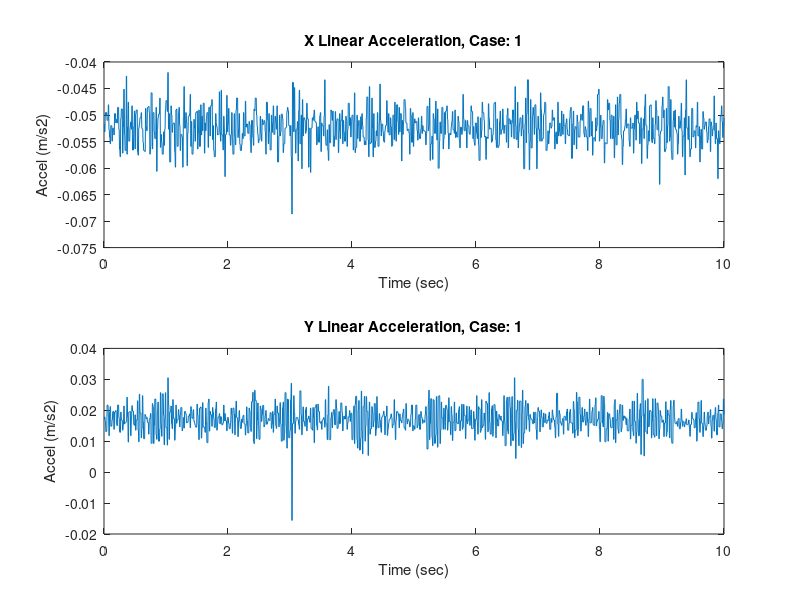
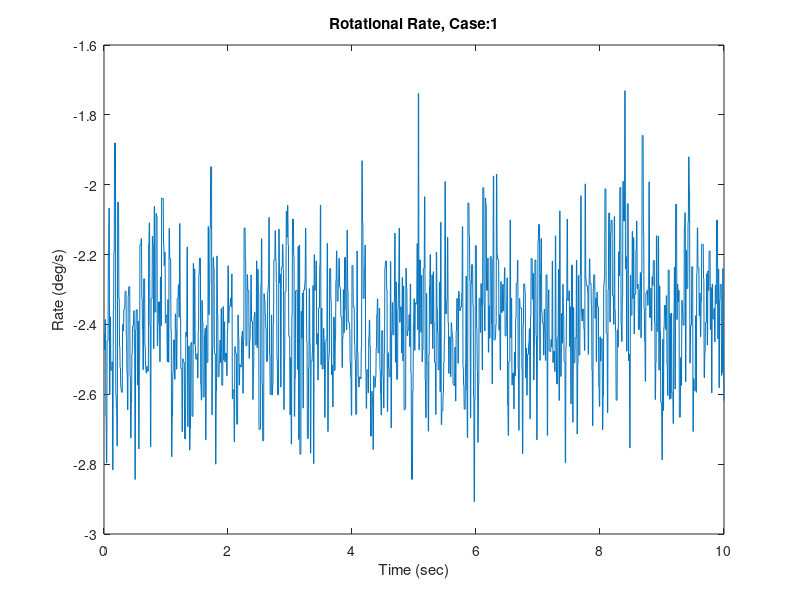

The MATLAB source for these figures, in order:

% Raspberrypi_MAT_stitcher(dir('ThrusterTest_1_*.mat'));
% Raspberrypi_MAT_stitcher(dir('ThrusterTest_2_*.mat'));
% Raspberrypi_MAT_stitcher(dir('ThrusterTest_3_*.mat'));
% Raspberrypi_MAT_stitcher(dir('ThrusterTest_4_*.mat'));
% Raspberrypi_MAT_stitcher(dir('ThrusterTest_5_*.mat'));
% Raspberrypi_MAT_stitcher(dir('ThrusterTest_6_*.mat'));
% Raspberrypi_MAT_stitcher(dir('ThrusterTest_7_*.mat'));
% Raspberrypi_MAT_stitcher(dir('ThrusterTest_8_*.mat'));
% Raspberrypi_MAT_stitcher(dir('ThrusterTest_9_*.mat'));
% Raspberrypi_MAT_stitcher(dir('ThrusterTest_10_*.mat'));
% Raspberrypi_MAT_stitcher(dir('ThrusterTest_11_*.mat'));
% Raspberrypi_MAT_stitcher(dir('ThrusterTest_12_*.mat'));

clear data

% data1=load('ThrusterTest_1__stitched.mat');
% data2=load('ThrusterTest_2__stitched.mat');
% data3=load('ThrusterTest_3__stitched.mat');
% data4=load('ThrusterTest_4__stitched.mat');
% data5=load('ThrusterTest_5__stitched.mat');
% data6=load('ThrusterTest_6__stitched.mat');
% data7=load('ThrusterTest_7__stitched.mat');
% data8=load('ThrusterTest_8__stitched.mat');
% data9=load('ThrusterTest_9__stitched.mat');
% data10=load('ThrusterTest_10__stitched.mat');
% data11=load('ThrusterTest_11__stitched.mat');
% data12=load('ThrusterTest_12__stitched.mat');

data1=load('ThrusterTest_new_1__stitched.mat');

% nCase = 12;
nCase = 1;
% Define type of test (1: X trans, 2: Y trans, 3: rot)
type = [1 1 2 2 3 3 1 1 2 2 3 3];

% data1=load('testUDP_2_1.mat');
% data2=load('testUDP_2_1.mat');
% data3=load('testUDP_3_1.mat');
% data4=load('testUDP_4_1.mat');
% data5=load('testUDP_5_1.mat');
% data6=load('testUDP_6_1.mat');

in2m = 0.0254;
g2mpss = 9.81;
d2r = pi/180;
% mass = [11.4]; 
mass = [19.0];   % kg

% Dimensions of sled
width = 18*in2m;
depth = 18*in2m;
height = 6.5*in2m;

% Inertia of solid cube
inertiaSF = 0.63;
Izz = 1/12 * mass * (width^2 + depth^2);
Izz = Izz*inertiaSF;

% ignore the first second of data
beginTime = 1;
startTime = 5;
endTime = 6;
% ignore the beginning of the firing
boffset = 0.4;
eoffset = 0.1;

clear iAccel eAccel dAccel thrust iRate eRate dRate angAccel moment force
thrust = zeros(nCase,1);
moment = zeros(nCase,1);
force = zeros(nCase,1);
for i=1:nCase
    clear filtAccel filtRate
    
    newVar = strcat('data',int2str(i));
    data = eval(newVar);
%     filtAccel = squeeze(data.rt_yout.signals(2).values(1,1:3,:));
%     filtRate  = squeeze(data.rt_yout.signals(2).values(1,4:6,:));
    filtAccel = (data.rt_yout.signals(2).values(:,1:3)*g2mpss)';
    filtRate  = (data.rt_yout.signals(2).values(:,4:6)*d2r)';
    
    sPt = find(data.rt_tout>startTime,1);
    ePt = find(data.rt_tout>endTime,1);
    bPt = find(data1.rt_tout>beginTime,1);
    
    basePt = (sPt - bPt)/2;
    duration = endTime-startTime;
    
    newsPt = find(data.rt_tout>(startTime+duration*boffset),1);
    newePt = find(data.rt_tout>(endTime-duration*eoffset),1);
    deltaTime = data.rt_tout(newePt) - data.rt_tout(newsPt);
    
    
    if type(i) == 1
%         iAccel(i) = mean(filtAccel(1,bPt:basePt));
        iAccel(i) = mean(filtAccel(1,bPt:sPt));
        eAccel(i) = mean(filtAccel(1,newsPt:newePt));
        dAccel(i) = eAccel(i) - iAccel(i);
        thrust(i) = dAccel(i)*mass;
    elseif type(i) == 2
%         iAccel(i) = mean(filtAccel(2,bPt:basePt));
        iAccel(i) = mean(filtAccel(2,bPt:sPt));
        eAccel(i) = mean(filtAccel(2,newsPt:newePt));
        dAccel(i) = eAccel(i) - iAccel(i);
        thrust(i) = dAccel(i)*mass;
    elseif type(i) == 3
%         iRate(i) = mean(filtRate(3,bPt:basePt));
        iRate(i) = mean(filtRate(3,bPt:sPt));
        eRate(i) = filtRate(3,newePt);
        dRate(i) = eRate(i) - iRate(i);
        angAccel(i) = dRate(i)/deltaTime;
        moment(i) = Izz*angAccel(i);
        force(i) = moment(i)/(width/2);
    end
    
    figure;
    subplot(2,1,1);plot(data.rt_tout,filtAccel(1,:))
    xlabel('Time (sec)');ylabel('Accel (m/s2)');
    title(['X Linear Acceleration, Case: ' num2str(i)])
    subplot(2,1,2);plot(data.rt_tout,filtAccel(2,:))
    xlabel('Time (sec)');ylabel('Accel (m/s2)');
    title(['Y Linear Acceleration, Case: ' num2str(i)])  
    
    figure;
    plot(data.rt_tout,filtRate(3,:)./d2r)
    xlabel('Time (sec)');ylabel('Rate (deg/s)');
    title(['Rotational Rate, Case:' num2str(i)])
    
%     thrusterCmds = squeeze(data.rt_yout.signals(1).values(1,:,:))';
%     figure;
%     subplot(4,1,1);plot(data.rt_tout,thrusterCmds(:,1))
%     title(['Thruster 1, Case: ' num2str(i)]);xlabel('Time (sec)');ylabel('Cmd (--)')
%     subplot(4,1,2);plot(data.rt_tout,thrusterCmds(:,2))
%     title('Thruster 2');xlabel('Time (sec)');ylabel('Cmd (--)')
%     subplot(4,1,3);plot(data.rt_tout,thrusterCmds(:,3))
%     title('Thruster 3');xlabel('Time (sec)');ylabel('Cmd (--)')
%     subplot(4,1,4);plot(data.rt_tout,thrusterCmds(:,4))
%     title('Thruster 4');xlabel('Time (sec)');ylabel('Cmd (--)')
%     
%     figure;
%     subplot(4,1,1);plot(data.rt_tout,thrusterCmds(:,5))
%     title(['Thruster 5, Case: ' num2str(i)]);xlabel('Time (sec)');ylabel('Cmd (--)')
%     subplot(4,1,2);plot(data.rt_tout,thrusterCmds(:,6))
%     title('Thruster 6');xlabel('Time (sec)');ylabel('Cmd (--)')
%     subplot(4,1,3);plot(data.rt_tout,thrusterCmds(:,7))
%     title('Thruster 7');xlabel('Time (sec)');ylabel('Cmd (--)')
%     subplot(4,1,4);plot(data.rt_tout,thrusterCmds(:,8))
%     title('Thruster 8');xlabel('Time (sec)');ylabel('Cmd (--)')
end


return
% npts = 2000;
% iAccel(1) = mean(data1.rt_yout.signals(2).values(1:npts/2,1));
% iAccel(2) = mean(data2.rt_yout.signals(2).values(1:npts/2,1));
% iAccel(3) = mean(data3.rt_yout.signals(2).values(1:npts/2,2));
% iAccel(4) = mean(data4.rt_yout.signals(2).values(1:npts/2,2));
% iRate(5) =  data5.rt_yout.signals(2).values(npts/2,6);
% iRate(6) =  data6.rt_yout.signals(2).values(npts/2,6);
% sPt = npts/2;
% ePt = sPt+npts/10;
% tAccel(1) = mean(data1.rt_yout.signals(2).values(sPt:ePt,1));
% tAccel(2) = mean(data2.rt_yout.signals(2).values(sPt:ePt,1));
% tAccel(3) = mean(data3.rt_yout.signals(2).values(sPt:ePt,2));
% tAccel(4) = mean(data4.rt_yout.signals(2).values(sPt:ePt,2));
% fRate(5) =  data5.rt_yout.signals(2).values(ePt,6);
% fRate(6) =  data6.rt_yout.signals(2).values(ePt,6);
% dAccel = tAccel-iAccel;
% dRate = fRate-iRate;

% thrust = dAccel*g2mpss*m;
% angAccel = dRate*d2r/1;
% moment = Izz*angAccel;
% force = moment/(width/2);

% return
% data=data6;
% thrusterCmds = squeeze(data.rt_yout.signals(1).values(1,:,:))';
% sensorData = data.rt_yout.signals(2).values


% figure;
% subplot(4,1,1);plot(data.rt_tout,thrusterCmds(:,1))
% title('Thruster 1');xlabel('Time (sec)');ylabel('Cmd (--)')
% subplot(4,1,2);plot(data.rt_tout,thrusterCmds(:,2))
% title('Thruster 2');xlabel('Time (sec)');ylabel('Cmd (--)')
% subplot(4,1,3);plot(data.rt_tout,thrusterCmds(:,3))
% title('Thruster 3');xlabel('Time (sec)');ylabel('Cmd (--)')
% subplot(4,1,4);plot(data.rt_tout,thrusterCmds(:,4))
% title('Thruster 4');xlabel('Time (sec)');ylabel('Cmd (--)')
% 
% figure;
% subplot(4,1,1);plot(data.rt_tout,thrusterCmds(:,5))
% title('Thruster 5');xlabel('Time (sec)');ylabel('Cmd (--)')
% subplot(4,1,2);plot(data.rt_tout,thrusterCmds(:,6))
% title('Thruster 6');xlabel('Time (sec)');ylabel('Cmd (--)')
% subplot(4,1,3);plot(data.rt_tout,thrusterCmds(:,7))
% title('Thruster 7');xlabel('Time (sec)');ylabel('Cmd (--)')
% subplot(4,1,4);plot(data.rt_tout,thrusterCmds(:,8))
% title('Thruster 8');xlabel('Time (sec)');ylabel('Cmd (--)')

% figure;
% subplot(3,1,1);plot(data.rt_tout,sensorData(:,1))
% 
% title('X Axis Acceleration');xlabel('Time (sec)');ylabel('Accel (g''s)');
% subplot(3,1,2);plot(data.rt_tout,sensorData(:,2))
% title('Y Axis Acceleration');xlabel('Time (sec)');ylabel('Accel (g''s)');
% subplot(3,1,3);plot(data.rt_tout,sensorData(:,3))
% title('Z Axis Acceleration');xlabel('Time (sec)');ylabel('Accel (g''s)');
% 
% figure;
% subplot(3,1,1);plot(data.rt_tout,sensorData(:,4))
% title('X Axis Angular Rate');xlabel('Time (sec)');ylabel('Rate (deg/s)');
% subplot(3,1,2);plot(data.rt_tout,sensorData(:,5))
% title('Y Axis Angular Rate');xlabel('Time (sec)');ylabel('Rate (deg/s)');
% subplot(3,1,3);plot(data.rt_tout,sensorData(:,6))
% title('Z Axis Angular Rate');xlabel('Time (sec)');ylabel('Rate (deg/s)');